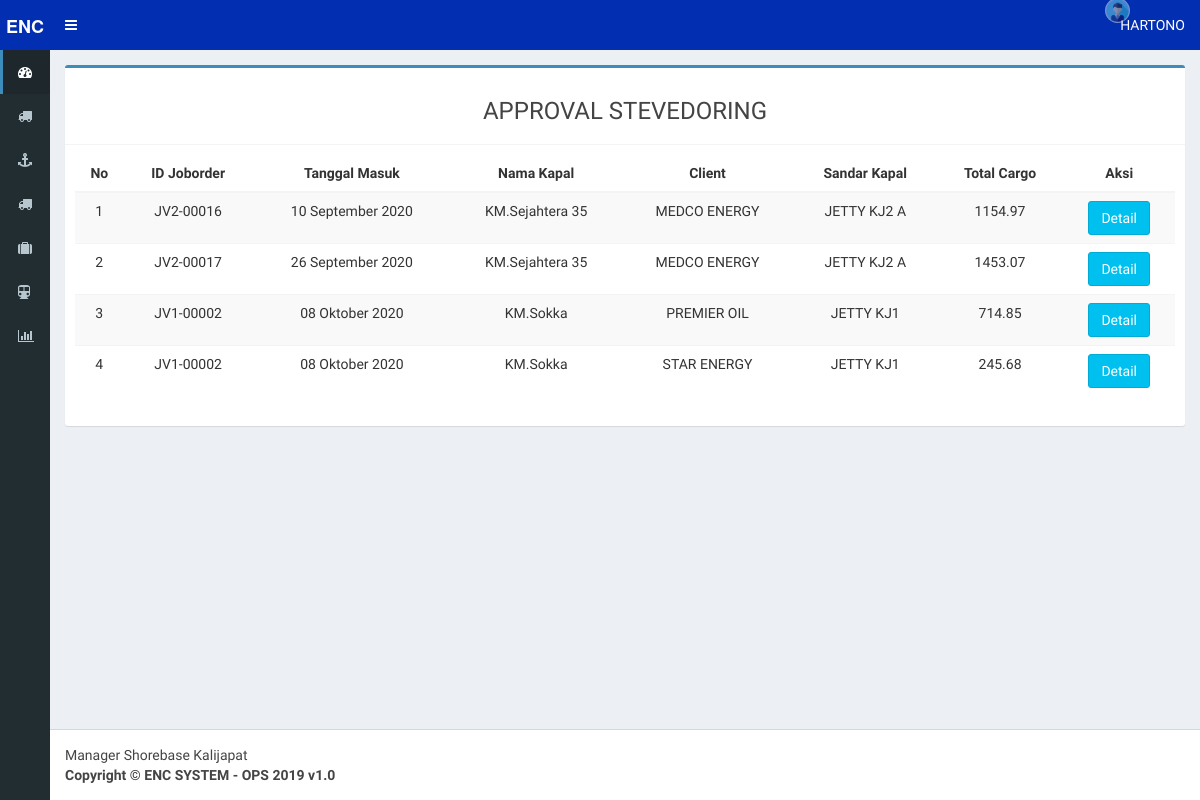
The page /manajer_shorebase/index.php?p=data_jovessel (signed in) on the database as committed earlier.
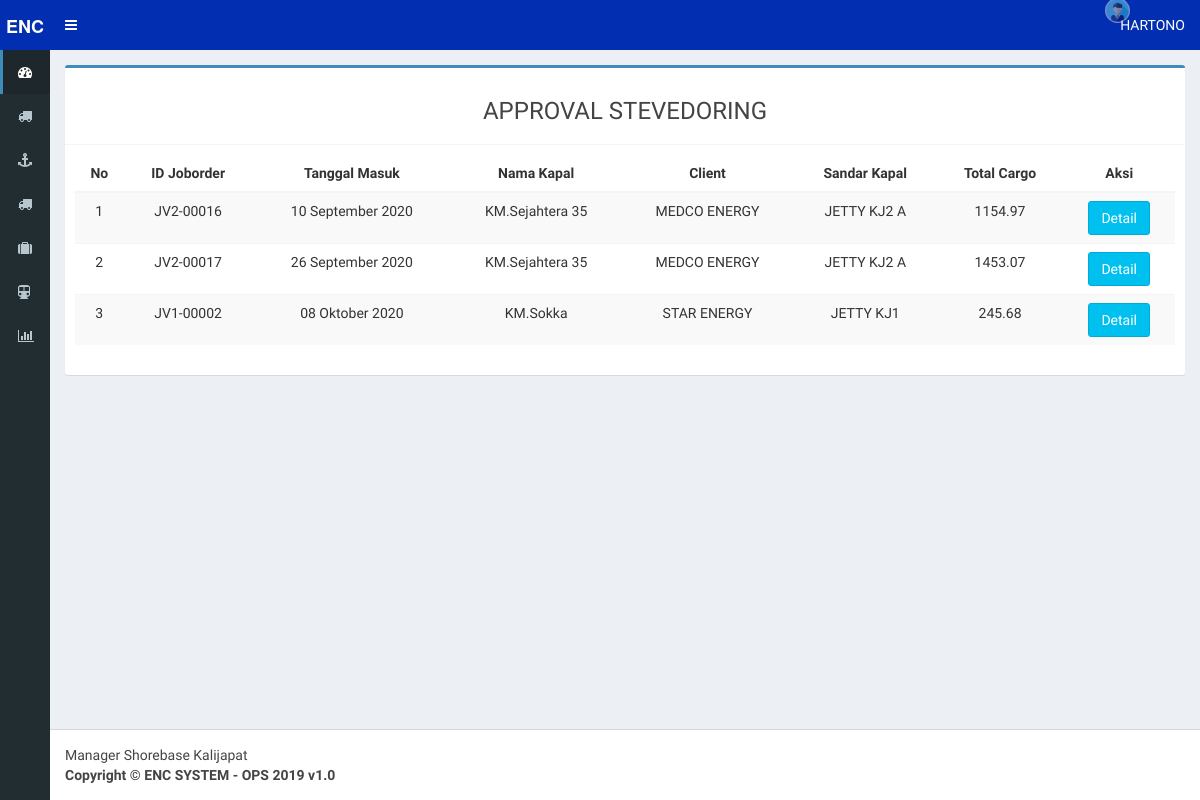
The same page on the database as committed later.
### tables this page shows
CREATE TABLE `job_order` (
  `id_joborder` varchar(15) NOT NULL,
  `kode_jovessel` varchar(15) DEFAULT NULL,
  `nm_kapal` varchar(20) NOT NULL,
  `agen_kapal` varchar(20) NOT NULL,
  `tgl_masuk` date NOT NULL,
  `jm_masuk` time NOT NULL,
  `tgl_keluar` date NOT NULL,
  `jm_keluar` time NOT NULL,
  `pelabuhan_asal` varchar(15) NOT NULL,
  `pelabuhan_tujuan` varchar(15) NOT NULL,
  `id_jenis` int(11) NOT NULL DEFAULT '1',
  `nm_kegiatan` varchar(50) DEFAULT NULL,
  `id_client` int(11) DEFAULT NULL,
  `document_perintah` varchar(30) NOT NULL,
  `no_wo` varchar(50) DEFAULT NULL,
  `booking_cargo` decimal(6,0) NOT NULL,
  `total_cargo` decimal(6,2) DEFAULT NULL,
  `sandar_kapal` varchar(20) NOT NULL,
  `doc_ptw` varchar(100) NOT NULL,
  `doc_pjsm` varchar(100) NOT NULL,
  `doc_lsap` varchar(100) NOT NULL,
  `alat_berat` varchar(30) NOT NULL,
  `alat_berat2` varchar(30) DEFAULT NULL,
  `alat_berat3` varchar(30) DEFAULT NULL,
  `alat_berat4` varchar(30) DEFAULT NULL,
  `alat_berat5` varchar(30) DEFAULT NULL,
  `alat_beratsewa` varchar(30) DEFAULT NULL,
  `area` varchar(20) NOT NULL,
  `progres_jo` decimal(6,2) NOT NULL,
  `mulai_kegiatan` datetime DEFAULT NULL,
  `finish_kegiatan` datetime DEFAULT NULL,
  `durasi` varchar(50) DEFAULT NULL,
  `status_jo` int(11) NOT NULL DEFAULT '2',
  `id_checker` int(15) DEFAULT NULL,
  `komentar` varchar(300) DEFAULT NULL,
  PRIMARY KEY (`id_joborder`),
  KEY `id_jenis` (`id_jenis`),
  KEY `id_client` (`id_client`),
  KEY `id_jenis_2` (`id_jenis`),
  KEY `id_client_2` (`id_client`),
  KEY `id_client_3` (`id_client`),
  KEY `id_client_4` (`id_client`),
  KEY `id_client_5` (`id_client`),
  KEY `id_client_6` (`id_client`),
  KEY `id_alatberat` (`alat_berat`),
  KEY `id_alatberat2` (`alat_berat2`),
  KEY `id_alatberat3` (`alat_berat3`),
  KEY `id_alatberat4` (`alat_berat4`),
  KEY `id_alatberat5` (`alat_berat5`),
  CONSTRAINT `job_order_ibfk_1` FOREIGN KEY (`id_jenis`) REFERENCES `jenis_kegiatan` (`id_jenis`) ON DELETE NO ACTION ON UPDATE CASCADE,
  CONSTRAINT `job_order_ibfk_2` FOREIGN KEY (`id_client`) REFERENCES `client` (`id_client`) ON DELETE NO ACTION ON UPDATE CASCADE
);

CREATE TABLE `client` (
  `id_client` int(15) NOT NULL AUTO_INCREMENT,
  `kd_client` varchar(10) DEFAULT NULL,
  `nm_client` varchar(50) NOT NULL,
  `nm_client2` varchar(50) DEFAULT NULL,
  `no_kontrak` varchar(50) DEFAULT NULL,
  `deskripsi_kontrak` text,
  `tgl_awal` datetime DEFAULT NULL,
  `tgl_akhir` datetime DEFAULT NULL,
  `logo_client` varchar(255) DEFAULT NULL,
  PRIMARY KEY (`id_client`)
);

### fungsi/fungsi.php (called while the page is built, shortened)
<?php
function tanggal_indo($tanggal)
{
    $bulan = array(
        1 => 'Januari',
        'Februari',
        'Maret',
        'April',
        'Mei',
        'Juni',
        'Juli',
        'Agustus',
        'September',
        'Oktober',
        'November',
        'Desember'
    );
    $split = explode('-', $tanggal);
    $tanggal_indo = $split[2] . ' ' . $bulan[(int)$split[1]] . ' ' . $split[0];
    return $tanggal_indo;
}

### manajer_shorebase/data_jovessel.php (the view, shortened to what this page needs)
<?php
include "../fungsi/fungsi.php";
$query = mysqli_query($koneksi,  "SELECT *
                                        FROM job_order jo
                                        JOIN client c
                                        ON c.id_client = jo.id_client
                                        WHERE status_jo=5");
?>
<section class="content">
    <div class="row">
        <div class="col-sm-12">
            <div class="box box-primary">
                <div class="box-header with-border">
                    <h3 class="text-center">APPROVAL STEVEDORING</h3>
                </div>
                <div class="box-body">
                    <div class="table-responsive">
                        <table id="datapesanan" class="table text-center table-striped table-hover">
                            <thead>
                                <tr>
                                    <th>No</th>
                                    <th>ID Joborder</th>
                                    <th>Tanggal Masuk</th>
                                    <th>Nama Kapal</th>
                                    <th>Client</th>
                                    <th>Sandar Kapal</th>
                                    <th>Total Cargo</th>
                                    <th>Aksi</th>
                                </tr>
                            </thead>
                            <tbody>
                                <tr>
                                    <?php
                                    $no = 1;
                                    if (mysqli_num_rows($query)) {
                                        while ($row = mysqli_fetch_assoc($query)) :
                                    ?>
                                            <td> <?= $no; ?> </td>
                                            <td> <?= $row['kode_jovessel']; ?> </td>
                                            <td> <?= tanggal_indo($row['tgl_masuk']); ?> </td>
                                            <td> <?= $row['nm_kapal']; ?> </td>
                                            <td> <?= $row['nm_client']; ?> </td>
                                            <td> <?= $row['sandar_kapal']; ?> </td>
                                            <td> <?= $row['total_cargo']; ?> </td>
                                            <td>
                                                <a href="?p=detil_jovessel&id=<?= $row['id_joborder']; ?>"><span data-placement='top' data-toggle='tooltip' title='Detail Permintaan'><button class="btn btn-info">Detail</button></span></a>
                                            </td>
                                </tr>
                        <?php $no++;
                                        endwhile;
                                    } else {
                                        echo "<tr><td colspan=9>Tidak Job Order.</td></tr>";
                                    } ?>
                            </tbody>
                        </table>
                    </div>
                </div>
            </div>
        </div>
    </div>
</section>

Rows that differ between the two databases and show on the page:
no longer on this page (row edited): job_order: kode_jovessel "JV1-00002", tgl_masuk "08 Oktober 2020", nm_kapal "KM.Sokka", id_client.nm_client "PREMIER OIL", sandar_kapal "JETTY KJ1", total_cargo "714.85"
